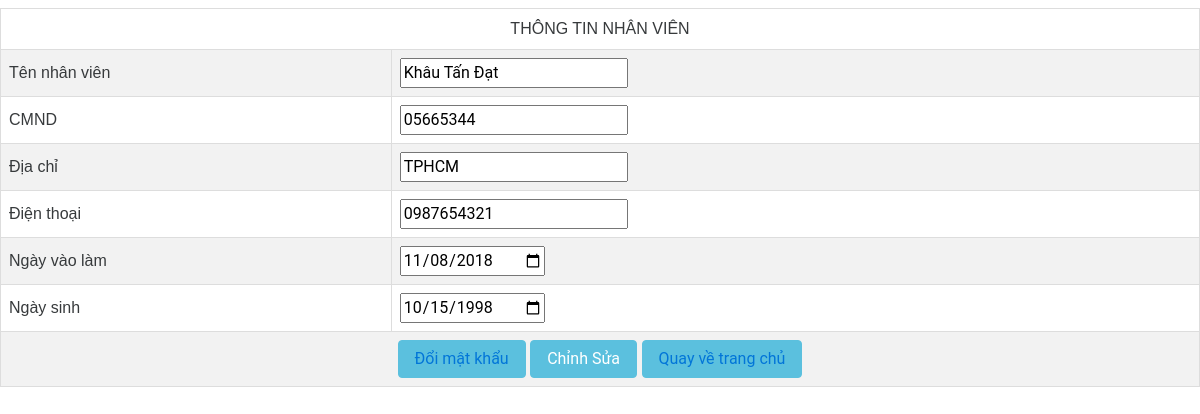
The page /quantri/show_employee.php (signed in) on the database its author committed.
### tables this page shows
CREATE TABLE `employees` (
  `ID` int(10) NOT NULL,
  `NAME` varchar(50) NOT NULL,
  `IDCARD` varchar(12) NOT NULL,
  `ADDRESS` varchar(50) NOT NULL,
  `PHONENUMBER` varchar(13) NOT NULL,
  `POSITION` varchar(20) NOT NULL,
  `PART_DAY` date NOT NULL,
  `BIRTHDAY` date NOT NULL
);

### quantri/show_employee.php (the view, shortened to what this page needs)
<!DOCTYPE html>
<html>
<head>
</head>
	<link rel="stylesheet" type="text/css" href="style2.css">
	<link rel="stylesheet" href="vendor/bootstrap.css">
	<link rel="stylesheet" href="vendor/angular-material.min.css">
	<link rel="stylesheet" href="vendor/font-awesome.css">
	<?php
		include("connection.php");
		if (isset($_SESSION['username']) && $_SESSION['username'])
		{
			$manv=$_SESSION['username'];
		}
			$show="SELECT *FROM `employees` where ID='$manv'";
			$infoes= $connect->query($show);
	?>
	<?php
			foreach($infoes as $info)
			{
	?>
	<body>
	<form method="post">
	<table id="abc">
		<tr align="center">
			<h2><td colspan="2">THÔNG TIN NHÂN VIÊN</td></h2>
		</tr>
		<tr>
			<td>Tên nhân viên</td>
			<td><input type="text" name="txttennv" value="<?php echo $info['NAME']?>"></td>
		</tr>
		<tr>
			<td>CMND</td>
			<td><input type="text" name="txtcmndnv" value="<?php echo $info['IDCARD']?>"></td>
		</tr>
		<tr>
			<td>Địa chỉ</td>
			<td><input type="text" name="txtdcnv" value="<?php echo $info['ADDRESS']?>"></td>
		</tr>
		<tr>
			<td>Điện thoại</td>
			<td><input type="tel" name="txtsdtnv" value="<?php echo $info['PHONENUMBER']?>"></td>
		</tr>
		<tr>
			<td>Ngày vào làm</td>
			<td><input type="date" name="nvl" value="<?php echo $info['PART_DAY']?>"></td>
		</tr>
		<tr>
			<td>Ngày sinh</td>
			<td><input type="date" name="ns" value="<?php echo $info['BIRTHDAY']?>"></td>
		</tr>
		<?php
			}
		?>
		<tr align="center">
			<td colspan="2">
				<button class="btn btn-info"><a href="change_password.php">Đổi mật khẩu</a></button>
				<input class="btn btn-info" type="submit" name="chinhsua" value="Chỉnh Sửa">
				<button class="btn btn-info"><a href="admin.php">Quay về trang chủ</a></button>
			</td>
		</tr>
	</table>
	</form>
</body>
</html>

### quantri/style2.css (style rules this page uses)
#abc { font-family: "Trebuchet MS", Arial, Helvetica, sans-serif; border-collapse: collapse; width: 100%; }
#abc td, #abc th { border: 1px solid #ddd; padding: 8px; }
#abc tr:nth-child(even) { background-color: #f2f2f2; }

### rows shown on the page
employees: txttennv "Khâu Tấn Đạt", txtcmndnv "05665344", txtdcnv "TPHCM", txtsdtnv "0987654321", nvl "11/08/2018", ns "10/15/1998"
